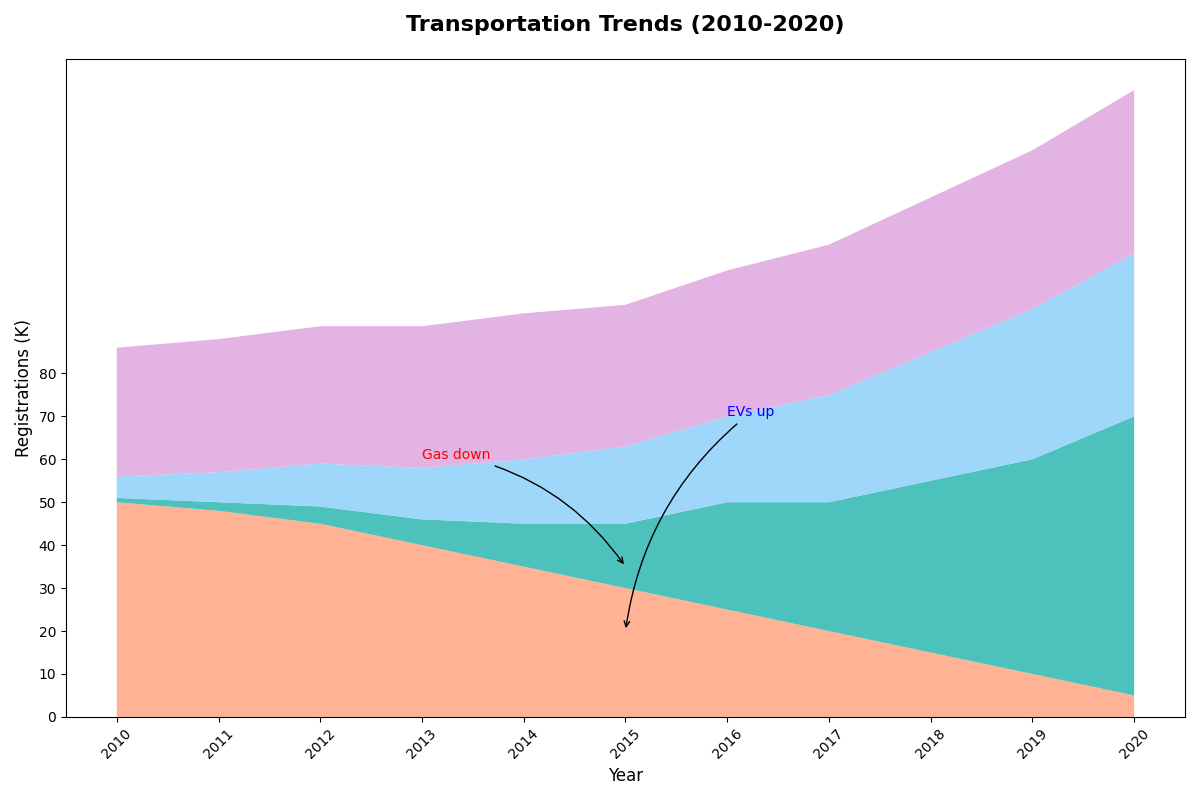

Write the Python code that produced this figure.
import matplotlib.pyplot as plt
import numpy as np

years = np.arange(2010, 2021)

gas = np.array([50, 48, 45, 40, 35, 30, 25, 20, 15, 10, 5])
electric = np.array([1, 2, 4, 6, 10, 15, 25, 30, 40, 50, 65])
hybrid = np.array([5, 7, 10, 12, 15, 18, 20, 25, 30, 35, 38])
public = np.array([30, 31, 32, 33, 34, 33, 34, 35, 36, 37, 38])

vehicle_data = np.vstack([gas, electric, hybrid, public])

# Updated colors to a new set
colors = ['#ffa07a', '#20b2aa', '#87cefa', '#dda0dd']

fig, ax = plt.subplots(figsize=(12, 8))

ax.stackplot(years, vehicle_data, colors=colors, alpha=0.8)

ax.set_title('Transportation Trends (2010-2020)', fontsize=16, fontweight='bold', pad=20)
ax.set_xlabel('Year', fontsize=12)
ax.set_ylabel('Registrations (K)', fontsize=12)

plt.xticks(years, rotation=45)
plt.yticks(np.arange(0, 81, 10))

ax.annotate('EVs up', xy=(2015, 20), xytext=(2016, 70),
            arrowprops=dict(facecolor='black', arrowstyle='->', connectionstyle='arc3,rad=.2'), fontsize=10, color='blue')

ax.annotate('Gas down', xy=(2015, 35), xytext=(2013, 60),
            arrowprops=dict(facecolor='black', arrowstyle='->', connectionstyle='arc3,rad=-.2'), fontsize=10, color='red')

plt.tight_layout()
plt.show()
